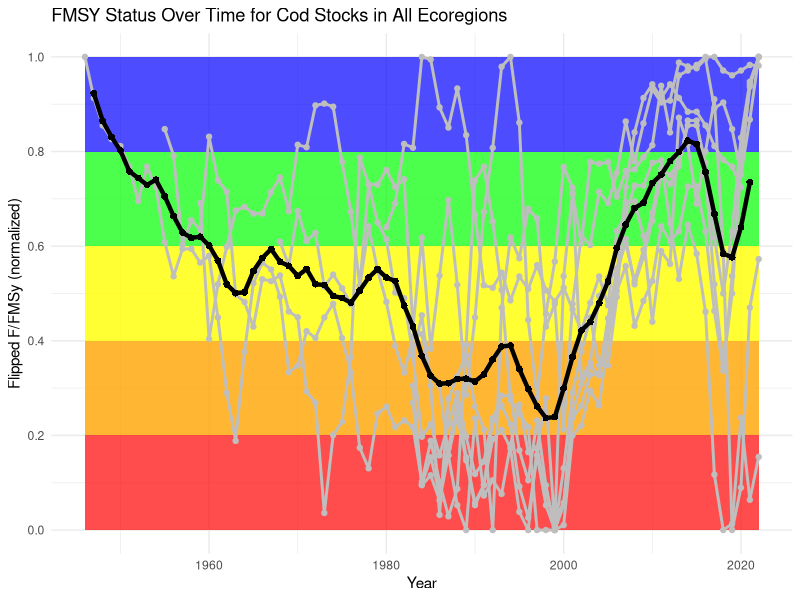
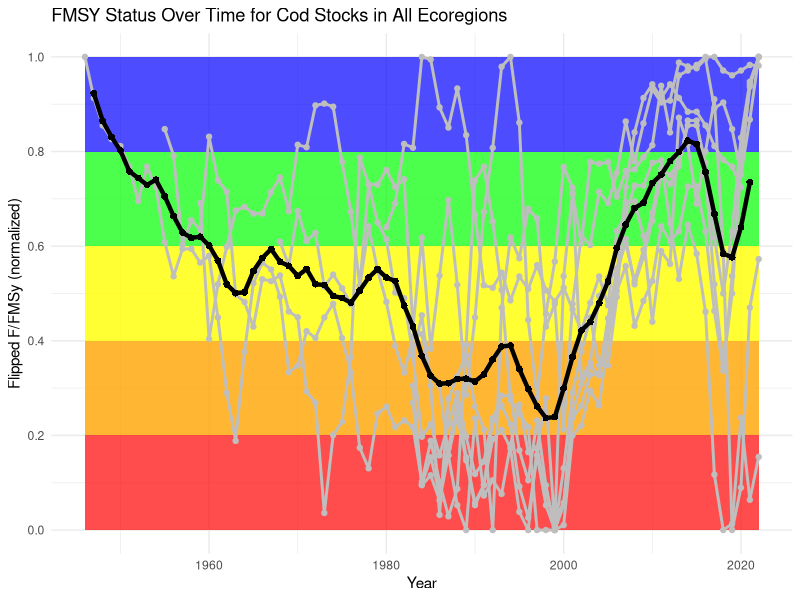

Write the R code that produced these figures, in order.
setwd("/Users/emma/Library/CloudStorage/OneDrive-DanmarksTekniskeUniversitet/NIVA/data")  
getwd()

library(dplyr)
library(tidyr)
library(readr)
library(ggplot2)
library(scales)
library(zoo)

data <- read.csv("total_europe_stockdata2024.csv")

# Filter only cod stocks and remove missing values
cod_stocks <- data %>%
  filter(grepl("^cod\\.", StockKeyLabel)) %>%
  filter(!is.na(Year) & !is.na(F.FMSy))

# Normalize and flip F/FMSy
cod_stocks <- cod_stocks %>%
  group_by(StockKeyLabel) %>%
  mutate(F.FMSy_norm = rescale(F.FMSy, to = c(0, 1)),
         F.FMSy_flipped = 1 - F.FMSy_norm) %>%
  ungroup() %>%
  filter(!is.na(F.FMSy_flipped))

# Compute the average flipped F/FMSy per year
cod_avg <- cod_stocks %>%
  group_by(Year) %>%
  summarise(F_FMSy_avg = mean(F.FMSy_flipped, na.rm = TRUE)) %>%
  ungroup() %>%
  mutate(F_FMSy_avg_smooth = rollmean(F_FMSy_avg, k = 3, fill = NA, align = "center")) %>%
  filter(!is.na(F_FMSy_avg_smooth))

# Build the plot
cod_plot <- ggplot() +
  annotate("rect", xmin = min(cod_stocks$Year), xmax = max(cod_stocks$Year), ymin = 0.8, ymax = 1, fill = "blue", alpha = 0.7) +
  annotate("rect", xmin = min(cod_stocks$Year), xmax = max(cod_stocks$Year), ymin = 0.6, ymax = 0.8, fill = "green", alpha = 0.7) +
  annotate("rect", xmin = min(cod_stocks$Year), xmax = max(cod_stocks$Year), ymin = 0.4, ymax = 0.6, fill = "yellow", alpha = 0.8) +
  annotate("rect", xmin = min(cod_stocks$Year), xmax = max(cod_stocks$Year), ymin = 0.2, ymax = 0.4, fill = "orange", alpha = 0.8) +
  annotate("rect", xmin = min(cod_stocks$Year), xmax = max(cod_stocks$Year), ymin = 0, ymax = 0.2, fill = "red", alpha = 0.7) +
  geom_line(data = cod_stocks, aes(x = Year, y = F.FMSy_flipped, group = StockKeyLabel), color = "gray", size = 1) + 
  geom_point(data = cod_stocks, aes(x = Year, y = F.FMSy_flipped, group = StockKeyLabel), color = "gray", size = 1.5) +
  geom_line(data = cod_avg, aes(x = Year, y = F_FMSy_avg_smooth), color = "black", size = 1.5) +  
  geom_point(data = cod_avg, aes(x = Year, y = F_FMSy_avg_smooth), color = "black", size = 2, shape = 16) +
  scale_y_continuous(breaks = seq(0, 1, by = 0.2)) +
  labs(title = "FMSY Status Over Time for Cod Stocks in All Ecoregions",
       x = "Year", y = "Flipped F/FMSy (normalized)") +  
  theme_minimal()

print(cod_plot)

# Save the correct plot
output_dir <- "/Users/emma/Library/CloudStorage/OneDrive-DanmarksTekniskeUniversitet/NIVA/plots"
if (!dir.exists(output_dir)) dir.create(output_dir, recursive = TRUE)

ggsave(
  filename = file.path(output_dir, "cod_GES.png"), 
  plot = cod_plot, 
  width = 8, 
  height = 6, 
  dpi = 300
)
